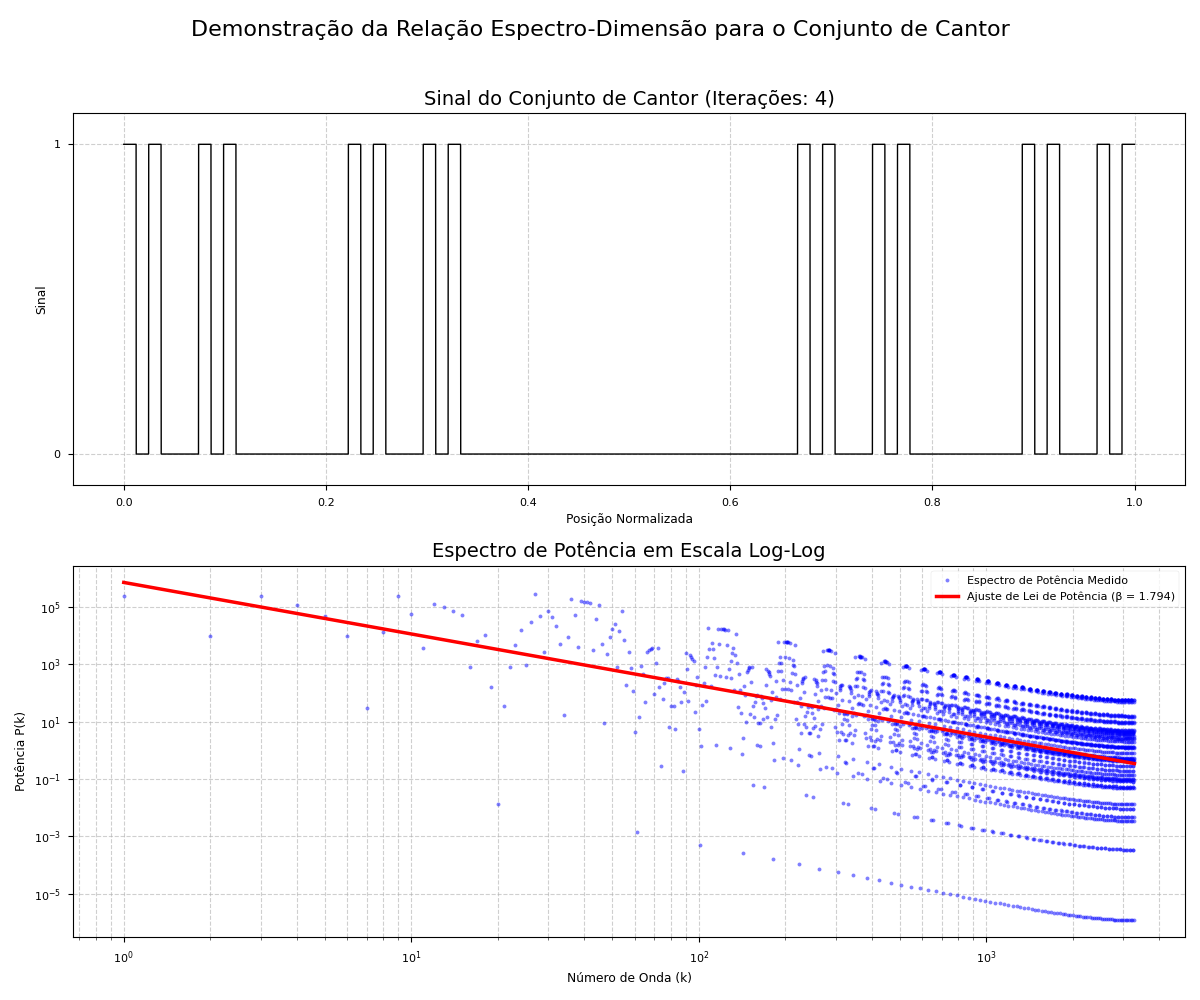

Generate this figure with Python:
import numpy as np
import matplotlib.pyplot as plt
from scipy.optimize import curve_fit

def generate_cantor_set(iterations, n_points):
    """
    Genera uma representação determinística do conjunto de Cantor 1D.
    """
    signal = np.ones(n_points)
    
    for i in range(iterations):
        segment_len = n_points // (3**i)
        for j in range(3**i):
            # Identifica o terço central de cada segmento
            start = j * segment_len
            middle_start = start + segment_len // 3
            middle_end = start + 2 * segment_len // 3
            if middle_start < middle_end: # Garante que há um intervalo a ser removido
                signal[middle_start:middle_end] = 0
            
    return signal

def calculate_power_spectrum(signal):
    """
    Calcula o espectro de potência 1D de um sinal.
    """
    fft_result = np.fft.fft(signal)
    power_spectrum = np.abs(fft_result)**2
    # Apenas a primeira metade do espectro é necessária devido à simetria
    half_len = len(signal) // 2
    return power_spectrum[1:half_len]

def fit_power_law(spectrum):
    """
    Ajusta uma lei de potência P(k) = A * k**(-beta) ao espectro.
    """
    k = np.arange(1, len(spectrum) + 1)
    
    # Remover zeros para evitar problemas com o log e garantir pontos suficientes
    valid = spectrum > 1e-10
    if np.sum(valid) < 10:
        return np.nan, np.nan, None
        
    k_valid = k[valid]
    spectrum_valid = spectrum[valid]

    log_k = np.log(k_valid)
    log_spectrum = np.log(spectrum_valid)
    
    # Ajuste linear no espaço log-log
    try:
        coeffs, cov = np.polyfit(log_k, log_spectrum, 1, cov=True)
    except np.linalg.LinAlgError:
        return np.nan, np.nan, None

    beta = -coeffs[0]
    A_log = coeffs[1]
    
    # Estimar o erro de beta
    beta_err = np.sqrt(cov[0, 0]) if cov is not None and cov[0, 0] > 0 else np.nan
    
    fit_fn = lambda k_val: np.exp(A_log) * k_val**(-beta)
    
    return beta, beta_err, fit_fn

def main():
    """
    Função principal para executar a prova de conceito.
    """
    # --- Parâmetros ---
    iterations = 4
    n_points = 3**8  # Usar uma potência de 3 para um alinhamento perfeito

    # --- Cálculos Teóricos ---
    D_theoretical = np.log(2) / np.log(3)
    # Para um sinal/conjunto fractal 1D (estacionário), a relação é β = 3 - 2D.
    # A fórmula β = 5 - 2D se aplica a perfis de movimento Browniano fracionário (não-estacionário).
    beta_theoretical = 3 - 2 * D_theoretical

    # --- Simulação ---
    # 1. Gerar o conjunto de Cantor
    cantor_signal = generate_cantor_set(iterations, n_points)
    
    # 2. Calcular o espectro de potência
    spectrum = calculate_power_spectrum(cantor_signal)
    
    # 3. Medir o expoente beta
    beta_measured, beta_error, fit_function = fit_power_law(spectrum)

    # --- Relatório ---
    print("="*60)
    print("  Prova de Conceito: Dimensão Fractal via Espectro de Potência")
    print("="*60)
    print(f"Fractal: Conjunto de Cantor 1D")
    print(f"Iterações: {iterations}, Pontos na grade: {n_points}")
    print("-" * 60)
    print(f"Dimensão Teórica (D = log(2)/log(3)): {D_theoretical:.4f}")
    print(f"Expoente Espectral Teórico (β = 5 - 2D): {beta_theoretical:.4f}")
    if not np.isnan(beta_measured):
        print(f"Expoente Espectral Medido (β): {beta_measured:.4f} ± {beta_error:.4f}")
    else:
        print("Expoente Espectral Medido (β): Falha no ajuste")
    print("-" * 60)
    
    if not np.isnan(beta_measured):
        error_percent = abs(beta_measured - beta_theoretical) / beta_theoretical * 100
        print(f"Erro relativo da medição: {error_percent:.2f}%")
    print("="*60)

    # --- Visualização ---
    plt.style.use('seaborn-v0_8-paper')
    fig = plt.figure(figsize=(12, 10))
    fig.suptitle('Demonstração da Relação Espectro-Dimensão para o Conjunto de Cantor', fontsize=16)
    
    # 1. Gráfico do Conjunto de Cantor
    ax1 = fig.add_subplot(2, 1, 1)
    ax1.plot(np.arange(n_points) / n_points, cantor_signal, 'k-', linewidth=1)
    ax1.set_title(f'Sinal do Conjunto de Cantor (Iterações: {iterations})', fontsize=14)
    ax1.set_xlabel('Posição Normalizada')
    ax1.set_ylabel('Sinal')
    ax1.set_yticks([0, 1])
    ax1.set_ylim([-0.1, 1.1])
    ax1.grid(True, linestyle='--', alpha=0.6)

    # 2. Gráfico do Espectro de Potência (Log-Log)
    ax2 = fig.add_subplot(2, 1, 2)
    k = np.arange(1, len(spectrum) + 1)
    ax2.loglog(k, spectrum, 'b.', label='Espectro de Potência Medido', alpha=0.5)
    
    # Linha de ajuste
    if fit_function is not None:
        k_fit = np.logspace(np.log10(k[k>0][0]), np.log10(k[-1]), 200)
        ax2.loglog(k_fit, fit_function(k_fit), 'r-', 
                   label=f'Ajuste de Lei de Potência (β = {beta_measured:.3f})', linewidth=2.5)

    ax2.set_title('Espectro de Potência em Escala Log-Log', fontsize=14)
    ax2.set_xlabel('Número de Onda (k)')
    ax2.set_ylabel('Potência P(k)')
    ax2.legend()
    ax2.grid(True, which="both", linestyle='--', alpha=0.6)

    plt.tight_layout(rect=[0, 0, 1, 0.96])
    plt.savefig('proof_of_concept.png')
    print("\nGráfico salvo como 'proof_of_concept.png'")

if __name__ == "__main__":
    main()
